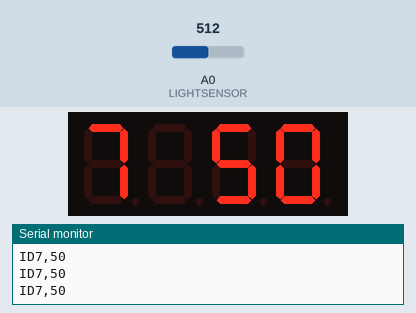
Simulated run of this sketch. Board: ESP8266 (NodeMCU). Shown: 4-digit seven-segment display, the last lines printed to the serial monitor. Inputs (shaded band) come from the test bench; at power-on: A0 (LIGHTSENSOR) = 512. WiFi joins after 1.5 s; servers stay silent unless stated; random numbers use the default seed unless the sketch sets one; no MQTT or app messages arrive unless stated.

Above: at 5.7 s.
5.8 s: A0 (LIGHTSENSOR) set to 490
At 6.4 s:
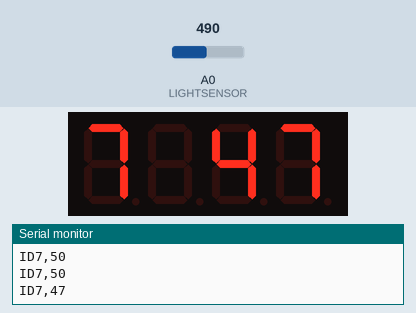
7.6 s: A0 (LIGHTSENSOR) set to 510
At 9.3 s:
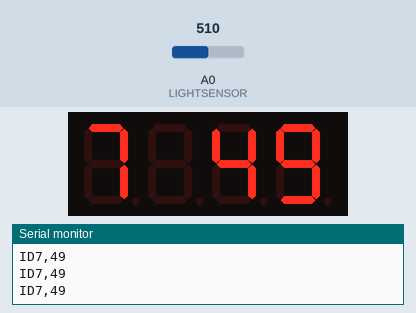
9.6 s: A0 (LIGHTSENSOR) set to 306
At 11.0 s:
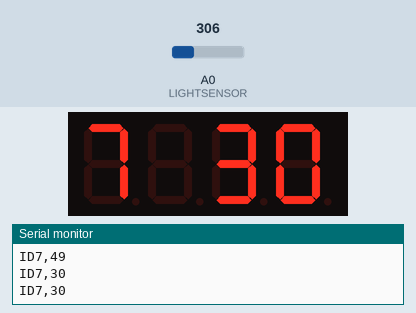
Timing chart, 0 to 12.6 s (numbered marks = the images above; inputs shaded):
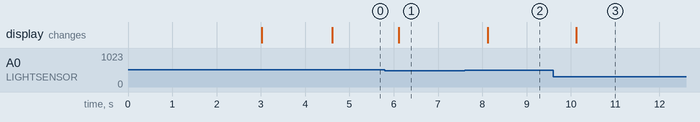

The sketch:

requirement-A.ino
```cpp
#include <ESP8266WiFi.h>
#include <PubSubClient.h>
#include <TM1637Display.h>
#define LIGHTSENSOR A0  // A/D Port


const char* ssid = "IoT-UNICA";
const char* password = "I@T-unic@2019";

const char* mqtt_server = "broker.mqtt-dashboard.com";
const int CLK = D2;  // Set the CLK pin connection to the display
const int DIO = D3;  // Set the DIO pin connection to the display
const int DIMENSIONE_ARRAY = 7;

TM1637Display display(CLK, DIO);
WiFiClient espClient;
PubSubClient client(espClient);
long lastMsg = 0;
String msg;
const int personalId = 7;
uint8_t emptyReset[] = { 0x00, 0x00, 0x00, 0x00 };

int values[7];
bool flags[7];


void setup() {
  Serial.begin(115200);
  delay(3000);
  display.setBrightness(5);
  display.setSegments(emptyReset);
  setup_wifi();
  client.setServer(mqtt_server, 1883);
  client.setCallback(callback);
}
void setup_wifi() {
  delay(10);
  Serial.println("Attempting WIFI connection...");
  WiFi.mode(WIFI_STA);
  WiFi.begin(ssid, password);
  while (WiFi.status() != WL_CONNECTED) {
    Serial.print('.');
    delay(500);
  }
  Serial.println("WiFi connected");
}
/*ricezione degli altri valori sul topic*/
void callback(char* topic, byte* payload, unsigned int length) {

  // Converte il payload in una stringa leggibile
  String message;
  for (int i = 0; i < length; i++) {
    message += (char)payload[i];
  }
  //esempio mess = ID5,76
  int posizioneVirgola = message.indexOf(',');
  int position = (int)message.charAt(posizioneVirgola - 1);
  position--;  //utilizzo array di dimensione uguale al numero, quindi gli id sono scalati di 1
  int valore = message.substring(posizioneVirgola + 1).toInt();

  values[position] = valore;
  flags[position] = true;

  if (checkFlags()) {
    //gestisci val max
    int idPosMax = posizioneMax();
    valore = values[idPosMax];

    display.setSegments(emptyReset);
    display.showNumberDec(idPosMax + 1, false, 1, 0);  //re-incremento di 1 per avere l'id corretto del dispositivo
    display.showNumberDec(valore, false, 2, 2);        //stampo il valore max

    delay(5000);  //visualizzo per 5 sec

    //reset
    for (int i = 0; i < DIMENSIONE_ARRAY; i++) {
      values[i] = 0;
      flags[0] = false;
    }
  }
}

int posizioneMax() {
  int temp = 0;
  int index = 0;
  for (int i = 0; i < DIMENSIONE_ARRAY; i++) {
    if (temp < values[i]) {
      temp = values[i];
      index = i;
    }
  }
  return index;
}

//rende true se tutte le flag sono true
bool checkFlags() {
  int flag = true;
  for (int i = 0; i < DIMENSIONE_ARRAY; i++) {
    flag = flag && flags[i];
  }
  return flag;
}

void reconnect() {
  int time = millis();
  int ledstatus = 0;
  while (!client.connected()) {
    if (millis() - time > 200) {
      time = millis();
    }

    Serial.println("Attempting MQTT connection...");
    String clientId = "ESP8266Client-";
    clientId += String(random(0xffff), HEX);
    if (client.connect(clientId.c_str())) {
      Serial.print("clientID: ");
      Serial.println(clientId);
      Serial.println("connected");
      client.subscribe("rxData");
    } else delay(6000);
  }
}
void loop() {
  if (!client.connected()) reconnect();
  client.loop();
  long now = millis();
  // Send sensor data at each second
  if (now - lastMsg > 500) {
    lastMsg = now;
    int myvalue = map(analogRead(LIGHTSENSOR), 0, 1024, 0, 99);  // read sensor data, normalizza a 0-99
    msg = "ID7,";                                                //aggiungo al messaggio l'id del dispositivo
    msg = msg + myvalue;
    display.showNumberDec(personalId, false, 1, 0);
    display.showNumberDec(myvalue, false, 2, 2);
    char message[58];
    msg.toCharArray(message, 58);
    Serial.println(message);
    // Publish sensor data to MQTT broker
    client.publish("sensorData", message);
  }
}
```

Measured:
- after the input at 5.8 s, the display: changes after 0.32 s (image 1)
- after the input at 7.6 s, the display: changes after 0.52 s (image 2)
- after the input at 9.6 s, the display: changes after 0.52 s (image 3)
